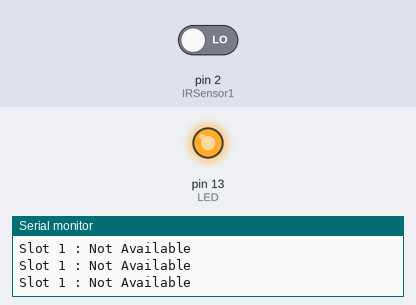
Recording of a sketch running on a simulated Arduino Uno, built with avr-gcc and run on an emulated ATmega328P. On the bench: output pins drawn as LEDs (lit = HIGH), the last lines printed to the serial monitor. The inputs (shaded band) are chosen by the test bench; at power-on: pin 2 (IRSensor1) LOW.

Above: at 2.8 s.
2.9 s: pin 2 (IRSensor1) driven HIGH
At 4.0 s:
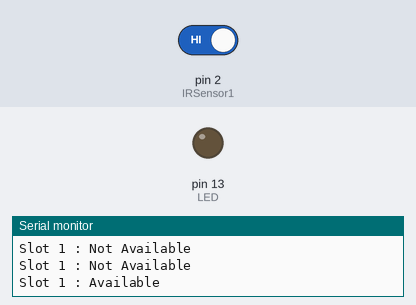
4.5 s: pin 2 (IRSensor1) driven LOW
At 5.6 s:
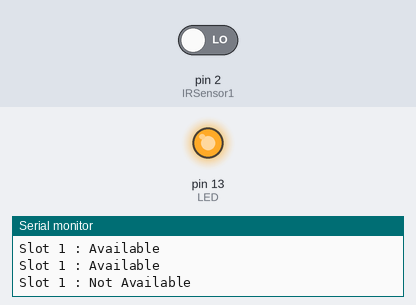
Timing chart, 0 to 7.5 s (numbered marks = the images above; inputs shaded):
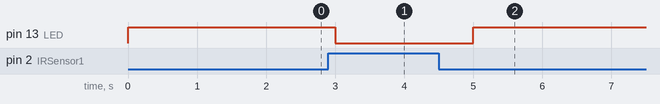

Measured:
- after the input at 2.9 s, pin 13 (LED): HIGH → LOW after 0.10 s
- after the input at 4.5 s, pin 13 (LED): LOW → HIGH after 0.50 s

The sketch:

Base.ino
```cpp
int IRSensor1 = 2;

int LED = 13; // conect Led to arduino pin 13
int slot1;


void setup()
{
  Serial.begin(9600);
  pinMode (IRSensor1, INPUT);
  pinMode (LED, OUTPUT); // Led pin OUTPUT

}

void loop()
{
  int slot1 = digitalRead (IRSensor1);

  if (slot1 == 1 ){
    digitalWrite(LED, LOW); // LED LOW
    Serial.println("Slot 1 : Available");
    delay(1000);
  }

  else
  {
    digitalWrite(LED, HIGH); // LED High
     Serial.println("Slot 1 : Not Available");
     delay(1000);
  }

}
```
